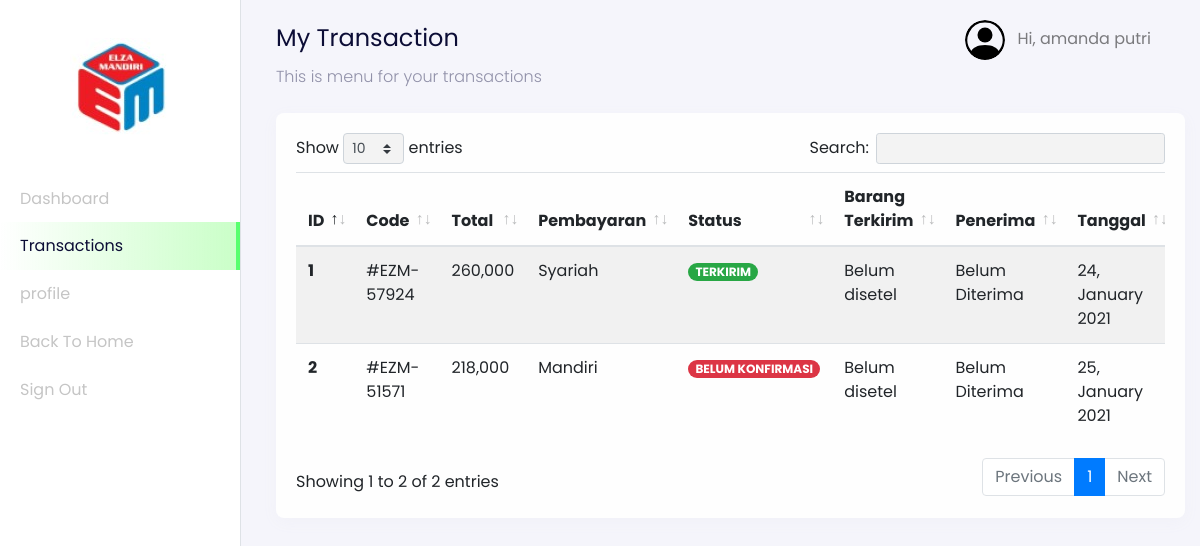
The page /user/index.php?page=transactions (signed in) on the database its author committed.
### tables this page shows
CREATE TABLE `users` (
  `id_user` int NOT NULL,
  `name` varchar(255) NOT NULL,
  `email` varchar(255) NOT NULL,
  `password` varchar(255) NOT NULL,
  `address` text,
  `phone_number` varchar(255) NOT NULL,
  `postal_code` varchar(191) NOT NULL,
  `roles` varchar(255) NOT NULL
);

CREATE TABLE `transactions` (
  `id_transaction` int NOT NULL,
  `user_id` int NOT NULL,
  `total_price` int NOT NULL,
  `city` varchar(255) NOT NULL,
  `rekening_id` int NOT NULL,
  `transaction_status` varchar(255) NOT NULL,
  `weight_total` int NOT NULL,
  `delivered` int NOT NULL,
  `photo_transaction` varchar(255) NOT NULL,
  `code` varchar(255) NOT NULL,
  `receiver` varchar(255) NOT NULL,
  `time_arrived` timestamp NULL DEFAULT NULL,
  `created_at` timestamp NOT NULL DEFAULT CURRENT_TIMESTAMP
);

CREATE TABLE `rekening_numbers` (
  `id_rekening` int NOT NULL,
  `bank_name` varchar(255) NOT NULL,
  `number` varchar(255) NOT NULL,
  `rekening_name` varchar(255) NOT NULL
);

### config/config.php (called while the page is built, shortened)
<?php
$host = 'localhost';
$user = 'root';
$password = '';
$dbname = 'pajakku';
$conn = mysqli_connect($host, $user, $password, $dbname);
function query($query)
{
    global $conn;
    $result = mysqli_query($conn, $query);
    $rows = [];
    while ($row = mysqli_fetch_assoc($result)) {
        $rows[] = $row;
    }
    return $rows;
}
?>

### user/transaction/dashboard-user-transactions.php (the view, shortened to what this page needs)
<nav
  class="navbar navbar-expand-lg navbar-light navbar-store fixed-top"
  data-aos="fade-down"
>
  <div class="container-fluid">
    <div class="collpase navbar-collapse" id="navbarResponsive">
      <ul class="navbar-nav d-none d-lg-flex ml-auto">
        <li class="nav-item dropdown">
          <a
            href="#"
            class="nav-link"
            id="navbarDropdown"
            role="button"
            data-toggle="dropdown"
          >
            <img
              src="../assets/images/person-circle.svg"
              alt="profile"
              height="40px"
              class="rounded-circle mr-2 profile-picture"
            />
            <?php
              $id_user = $_SESSION['user'];
              $user = query("SELECT * FROM users WHERE id_user = $id_user")[0];
            ?>
            Hi, <?= $user["name"]; ?>
          </a>
        </li>
      </ul>
    </div>
  </div>
</nav>
<div class="section-content section-dashboard-home" data-aos="fade-up">
  <div class="container-fluid">
    <div class="dashboard-heading">
      <h2 class="dashboard-title">My Transaction</h2>
      <p class="dashboard-subtitle">This is menu for your transactions</p>
    </div>
    <div class="dashboard-content">
      <div class="row mt-4">
        <div class="col-12">
          <div class="card">
            <div class="card-body">
              <div class="row">
                <div class="col-12">
                  <div class="table-responsive">
                    <table class="table table-striped table-hover" id="table">
                      <thead>
                        <tr>
                          <th scope="col">ID</th>
                          <th scope="col">Code</th>
                          <th scope="col">Total</th>
                          <th scope="col">Pembayaran</th>
                          <th scope="col">Status</th>
                          <th scope="col">Barang Terkirim</th>
                          <th scope="col">Penerima</th>
                          <th scope="col">Tanggal</th>
                        </tr>
                      </thead>
                      <tbody>
                        <?php
                          $no = 1;
                          $user_id = $_SESSION["user"];
                          $query = "SELECT * FROM transactions INNER JOIN users ON transactions.user_id = users.id_user INNER JOIN rekening_numbers ON transactions.rekening_id = rekening_numbers.id_rekening WHERE user_id = $user_id";
                          $transactions = query($query);
                        ?>
                        <?php foreach ($transactions as $transaction) : ?>
                          <tr>
                            <th scope="row"><?= $no; ?></th>
                            <td>#<?= $transaction["code"]; ?></td>
                            <td><?= number_format($transaction["total_price"]); ?></td>
                            <td><?= $transaction["bank_name"]; ?></td>
                            <td>
                              <?php if ($transaction["transaction_status"] == "BELUM KONFIRMASI") : ?>
                                <span class="badge badge-pill badge-danger"><?= $transaction["transaction_status"]; ?></span>
                              <?php elseif($transaction["transaction_status"] == "TERKONFIRMASI"): ?>
                              <span class="badge badge-pill badge-warning"><?= $transaction["transaction_status"]; ?></span>
                              <?php elseif($transaction["transaction_status"] == "PICKUP") : ?>
                                <span class="badge badge-pill badge-primary"><?= $transaction["transaction_status"]; ?></span>
                              <?php else: ?>
                                <span class="badge badge-pill badge-success"><?= $transaction["transaction_status"]; ?></span>
                              <?php endif; ?>
                            </td>
                            <?php
                              $barangTiba = $transaction["time_arrived"];
                            ?>
                            <?php if (isset($transaction["time_arrived"])) : ?>
                              <td><?= date('d-m-Y H:i:s', strtotime($barangTiba) ); ?></td>
                            <?php else : ?>
                              <td>Belum disetel</td>
                            <?php endif;?>
                            <?php if (isset($transaction["receiver"])) : ?>
                              <td><?= $transaction["receiver"] ? $transaction['receiver'] : 'Belum Diterima'; ?></td>
                            <?php endif;?>
                            <?php
                              $tanggal = $transaction["created_at"];
                            ?>
                            <td><?= date('d, F Y', strtotime($tanggal)); ?></td>
                          <?php $no++ ?>
                        <?php endforeach;?>
                      </tbody>
                    </table>
                  </div>
                </div>
              </div>
            </div>
          </div>
        </div>
      </div>
    </div>
  </div>
</div>

### rows shown on the page
users: name "amanda putri"
transactions: code "EZM-57924", total_price "260,000", rekening_numbers.bank_name "Syariah", transaction_status "TERKIRIM", shows "Belum disetel", receiver "Belum Diterima", created_at "24, January 2021"
transactions: code "EZM-51571", total_price "218,000", rekening_numbers.bank_name "Mandiri", transaction_status "BELUM KONFIRMASI", shows "Belum disetel", receiver "Belum Diterima", created_at "25, January 2021"
